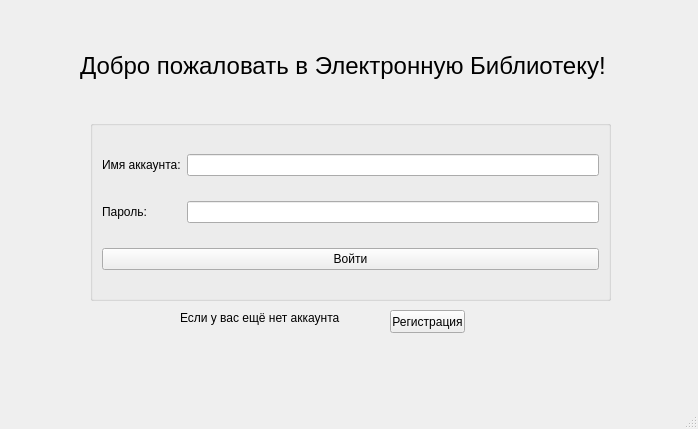
<?xml version="1.0" encoding="UTF-8"?>
<ui version="4.0">
 <class>MainWindow</class>
 <widget class="QMainWindow" name="MainWindow">
  <property name="geometry">
   <rect>
    <x>0</x>
    <y>0</y>
    <width>698</width>
    <height>429</height>
   </rect>
  </property>
  <property name="maximumSize">
   <size>
    <width>700</width>
    <height>500</height>
   </size>
  </property>
  <property name="windowTitle">
   <string>Авторизация</string>
  </property>
  <property name="autoFillBackground">
   <bool>false</bool>
  </property>
  <widget class="QWidget" name="centralwidget">
   <widget class="QLabel" name="label">
    <property name="geometry">
     <rect>
      <x>80</x>
      <y>30</y>
      <width>541</width>
      <height>71</height>
     </rect>
    </property>
    <property name="font">
     <font>
      <family>Segoe UI</family>
      <pointsize>18</pointsize>
      <weight>50</weight>
      <bold>false</bold>
     </font>
    </property>
    <property name="frameShadow">
     <enum>QFrame::Plain</enum>
    </property>
    <property name="text">
     <string>Добро пожаловать в Электронную Библиотеку!</string>
    </property>
   </widget>
   <widget class="QGroupBox" name="groupBox">
    <property name="geometry">
     <rect>
      <x>90</x>
      <y>120</y>
      <width>521</width>
      <height>181</height>
     </rect>
    </property>
    <property name="title">
     <string/>
    </property>
    <layout class="QGridLayout" name="gridLayout">
     <item row="0" column="0">
      <widget class="QLabel" name="label_2">
       <property name="text">
        <string>Имя аккаунта:</string>
       </property>
      </widget>
     </item>
     <item row="0" column="1">
      <widget class="QLineEdit" name="lineEdit"/>
     </item>
     <item row="1" column="0">
      <widget class="QLabel" name="label_3">
       <property name="text">
        <string>Пароль:</string>
       </property>
      </widget>
     </item>
     <item row="1" column="1">
      <widget class="QLineEdit" name="lineEdit_2"/>
     </item>
     <item row="2" column="0" colspan="2">
      <widget class="QPushButton" name="pushButton">
       <property name="text">
        <string>Войти</string>
       </property>
       <property name="autoDefault">
        <bool>false</bool>
       </property>
      </widget>
     </item>
    </layout>
   </widget>
   <widget class="QLabel" name="label_4">
    <property name="geometry">
     <rect>
      <x>180</x>
      <y>310</y>
      <width>181</width>
      <height>16</height>
     </rect>
    </property>
    <property name="text">
     <string>Если у вас ещё нет аккаунта</string>
    </property>
   </widget>
   <widget class="QPushButton" name="pushButton_2">
    <property name="geometry">
     <rect>
      <x>390</x>
      <y>310</y>
      <width>75</width>
      <height>23</height>
     </rect>
    </property>
    <property name="text">
     <string>Регистрация</string>
    </property>
   </widget>
  </widget>
  <widget class="QStatusBar" name="statusbar"/>
 </widget>
 <resources/>
 <connections/>
</ui>
